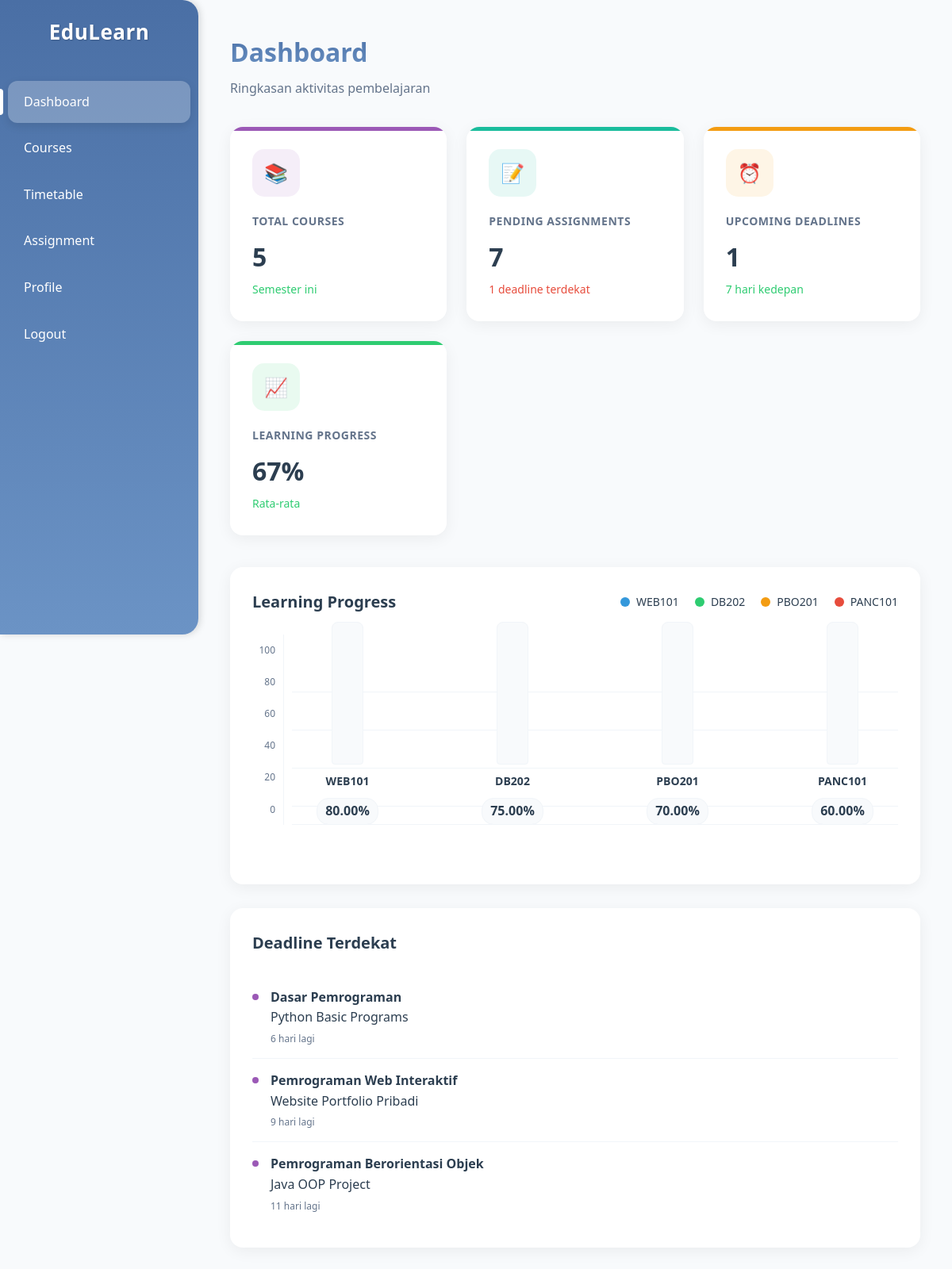
The page /student/dashboard.php (signed in) on the database its author committed.
### tables this page shows
CREATE TABLE enrollments (
    enrollment_id INT AUTO_INCREMENT PRIMARY KEY,
    user_id INT NOT NULL,
    mk_id INT NOT NULL,
    tahun_ajaran VARCHAR(20) NOT NULL,
    progress DECIMAL(5,2) DEFAULT 0.00,
    enrolled_at TIMESTAMP DEFAULT CURRENT_TIMESTAMP,
    FOREIGN KEY (user_id) REFERENCES users(user_id) ON DELETE CASCADE,
    FOREIGN KEY (mk_id) REFERENCES mata_kuliah(mk_id) ON DELETE CASCADE,
    UNIQUE KEY unique_enrollment (user_id, mk_id, tahun_ajaran),
    INDEX idx_user (user_id),
    INDEX idx_mk (mk_id)
);

CREATE TABLE mata_kuliah (
    mk_id INT AUTO_INCREMENT PRIMARY KEY,
    kode_mk VARCHAR(20) UNIQUE NOT NULL,
    nama_mk VARCHAR(100) NOT NULL,
    deskripsi TEXT,
    sks INT NOT NULL,
    semester INT NOT NULL,
    dosen_id INT,
    status ENUM('aktif', 'draft', 'arsip') DEFAULT 'aktif',
    created_at TIMESTAMP DEFAULT CURRENT_TIMESTAMP,
    updated_at TIMESTAMP DEFAULT CURRENT_TIMESTAMP ON UPDATE CURRENT_TIMESTAMP,
    FOREIGN KEY (dosen_id) REFERENCES dosen(dosen_id) ON DELETE SET NULL,
    INDEX idx_semester (semester),
    INDEX idx_status (status)
);

CREATE TABLE tugas (
    tugas_id INT AUTO_INCREMENT PRIMARY KEY,
    mk_id INT NOT NULL,
    judul VARCHAR(200) NOT NULL,
    deskripsi TEXT,
    deadline DATETIME NOT NULL,
    max_score INT DEFAULT 100,
    created_at TIMESTAMP DEFAULT CURRENT_TIMESTAMP,
    updated_at TIMESTAMP DEFAULT CURRENT_TIMESTAMP ON UPDATE CURRENT_TIMESTAMP,
    FOREIGN KEY (mk_id) REFERENCES mata_kuliah(mk_id) ON DELETE CASCADE,
    INDEX idx_deadline (deadline),
    INDEX idx_mk (mk_id)
);

### includes/functions.php (called while the page is built, shortened)
<?php
function escape_html($string) {
    return htmlspecialchars($string, ENT_QUOTES, 'UTF-8');
}
function time_difference($datetime) {
    $now = new DateTime();
    $target = new DateTime($datetime);
    $diff = $now->diff($target);
    if ($diff->invert) {
        if ($diff->days > 0) {
            return $diff->days . " hari yang lalu";
        } elseif ($diff->h > 0) {
            return $diff->h . " jam yang lalu";
        } else {
            return $diff->i . " menit yang lalu";
        }
    } else {
        if ($diff->days > 0) {
            return $diff->days . " hari lagi";
        } elseif ($diff->h > 0) {
            return $diff->h . " jam lagi";
        } else {
            return $diff->i . " menit lagi";
        }
    }
}

### student/dashboard.php (the view, shortened to what this page needs)
<?php
require_once '../includes/functions.php';
$db = getDB();
$user_id = get_user_info('user_id');
$stmt = $db->prepare("SELECT COUNT(*) as total FROM enrollments WHERE user_id = ?");
$stmt->execute([$user_id]);
$total_courses = $stmt->fetch()['total'];
$stmt = $db->prepare("
    SELECT COUNT(*) as total
    FROM tugas t
    INNER JOIN enrollments e ON t.mk_id = e.mk_id
    LEFT JOIN submissions s ON t.tugas_id = s.tugas_id AND s.user_id = ?
    WHERE e.user_id = ? AND s.submission_id IS NULL AND t.deadline > NOW()
");
$stmt->execute([$user_id, $user_id]);
$pending_assignments = $stmt->fetch()['total'];
$stmt = $db->prepare("
    SELECT COUNT(*) as total
    FROM tugas t
    INNER JOIN enrollments e ON t.mk_id = e.mk_id
    LEFT JOIN submissions s ON t.tugas_id = s.tugas_id AND s.user_id = ?
    WHERE e.user_id = ? AND s.submission_id IS NULL
    AND t.deadline BETWEEN NOW() AND DATE_ADD(NOW(), INTERVAL 7 DAY)
");
$stmt->execute([$user_id, $user_id]);
$upcoming_deadlines = $stmt->fetch()['total'];
$stmt = $db->prepare("SELECT AVG(progress) as avg_progress FROM enrollments WHERE user_id = ?");
$stmt->execute([$user_id]);
$avg_progress = round($stmt->fetch()['avg_progress'] ?? 0, 0);
$stmt = $db->prepare("
    SELECT mk.nama_mk, mk.kode_mk, e.progress
    FROM enrollments e
    INNER JOIN mata_kuliah mk ON e.mk_id = mk.mk_id
    WHERE e.user_id = ?
    ORDER BY e.progress DESC
    LIMIT 4
");
$stmt->execute([$user_id]);
$courses_progress = $stmt->fetchAll();
$stmt = $db->prepare("
    SELECT t.judul, t.deadline, mk.nama_mk, mk.kode_mk
    FROM tugas t
    INNER JOIN enrollments e ON t.mk_id = e.mk_id
    INNER JOIN mata_kuliah mk ON t.mk_id = mk.mk_id
    LEFT JOIN submissions s ON t.tugas_id = s.tugas_id AND s.user_id = ?
    WHERE e.user_id = ? AND s.submission_id IS NULL
    AND t.deadline > NOW()
    ORDER BY t.deadline ASC
    LIMIT 3
");
$stmt->execute([$user_id, $user_id]);
$upcoming_tasks = $stmt->fetchAll();
?>
<!DOCTYPE html>
<html lang="id">
<head>
    <link rel="stylesheet" href="../assets/css/dashboard.css">
</head>
<body>
<div class="container">
    <aside class="sidebar">
        <div class="sidebar-header">
            <h1>EduLearn</h1>
        </div>
        <ul class="sidebar-nav">
            <li class="active"><a href="dashboard.php">Dashboard</a></li>
            <li><a href="courses.php">Courses</a></li>
            <li><a href="timetable.php">Timetable</a></li>
            <li><a href="assignments.php">Assignment</a></li>
            <li><a href="profile.php">Profile</a></li>
            <li><a href="../auth/logout.php">Logout</a></li>
        </ul>
    </aside>
    <main class="main-content">
        <div class="dashboard-header">
            <h1>Dashboard</h1>
            <p>Ringkasan aktivitas pembelajaran</p>
        </div>
        <div class="stats-grid">
            <div class="stat-card courses">
                <div class="stat-icon">
                    📚
                </div>
                <div class="stat-content">
                    <h3>TOTAL COURSES</h3>
                    <div class="stat-value"><?= $total_courses ?></div>
                    <div class="stat-change positive">Semester ini</div>
                </div>
            </div>
            <div class="stat-card assignments">
                <div class="stat-icon">
                    📝
                </div>
                <div class="stat-content">
                    <h3>PENDING ASSIGNMENTS</h3>
                    <div class="stat-value"><?= $pending_assignments ?></div>
                    <div class="stat-change <?= $upcoming_deadlines > 0 ? 'negative' : 'positive' ?>">
                        <?= $upcoming_deadlines ?> deadline terdekat
                    </div>
                </div>
            </div>
            <div class="stat-card deadlines">
                <div class="stat-icon">
                    ⏰
                </div>
                <div class="stat-content">
                    <h3>UPCOMING DEADLINES</h3>
                    <div class="stat-value"><?= $upcoming_deadlines ?></div>
                    <div class="stat-change positive">7 hari kedepan</div>
                </div>
            </div>
            <div class="stat-card progress">
                <div class="stat-icon">
                    📈
                </div>
                <div class="stat-content">
                    <h3>LEARNING PROGRESS</h3>
                    <div class="stat-value"><?= $avg_progress ?>%</div>
                    <div class="stat-change positive">Rata-rata</div>
                </div>
            </div>
        </div>
        <div class="dashboard-grid">
            <div class="chart-container">
                <div class="chart-header">
                    <h3>Learning Progress</h3>
                    <div class="chart-legend">
                        <?php foreach ($courses_progress as $index => $course): ?>
                        <div class="legend-item">
                            <span class="legend-color" style="background: <?= ['#3498db', '#2ecc71', '#f39c12', '#e74c3c'][$index] ?? '#95a5a6' ?>"></span>
                            <span><?= escape_html($course['kode_mk']) ?></span>
                        </div>
                        <?php endforeach; ?>
                    </div>
                </div>
                <div class="chart-visual">
                    <div class="chart-y-axis">
                        <div class="y-axis-label">100</div>
                        <div class="y-axis-label">80</div>
                        <div class="y-axis-label">60</div>
                        <div class="y-axis-label">40</div>
                        <div class="y-axis-label">20</div>
                        <div class="y-axis-label">0</div>
                    </div>
                    <div class="grid-line"></div>
                    <div class="grid-line"></div>
                    <div class="grid-line"></div>
                    <div class="grid-line"></div>
                    <div class="grid-line"></div>
                    <div class="chart-bars">
                        <?php
                        foreach ($courses_progress as $index => $course):
                        ?>
                        <div class="chart-bar">
                            <div class="bar-container">
                            </div>
                            <div class="bar-label"><?= escape_html($course['kode_mk']) ?></div>
                            <div class="bar-value"><?= $course['progress'] ?>%</div>
                        </div>
                        <?php endforeach; ?>
                    </div>
                </div>
            </div>
            <div class="activity-container">
                <div class="notifications-card">
                    <h3>Deadline Terdekat</h3>
                    <ul class="notification-list">
                        <?php if (empty($upcoming_tasks)): ?>
                            <li class="notification-item">
                                <div class="notification-content">
                                    <div class="notification-text">Tidak ada tugas yang mendesak</div>
                                    <div class="notification-time">Selamat! 🎉</div>
                                </div>
                            </li>
                        <?php else: ?>
                            <?php foreach ($upcoming_tasks as $task): ?>
                            <li class="notification-item">
                                <div class="notification-badge <?= (strtotime($task['deadline']) - time() < 86400) ? 'urgent' : 'info' ?>"></div>
                                <div class="notification-content">
                                    <div class="notification-text">
                                        <strong><?= escape_html($task['nama_mk']) ?></strong><br>
                                        <?= escape_html($task['judul']) ?>
                                    </div>
                                    <div class="notification-time"><?= time_difference($task['deadline']) ?></div>
                                </div>
                            </li>
                            <?php endforeach; ?>
                        <?php endif; ?>
                    </ul>
                </div>
            </div>
        </div>
    </main>
</div>
</body>
</html>

### rows shown on the page
enrollments: mk.kode_mk "WEB101", progress "80.00"
enrollments: mk.kode_mk "DB202", progress "75.00"
enrollments: mk.kode_mk "PBO201", progress "70.00"
enrollments: mk.kode_mk "PANC101", progress "60.00"
tugas: mk.nama_mk "Dasar Pemrograman", judul "Python Basic Programs", deadline "6 hari lagi"
tugas: mk.nama_mk "Pemrograman Web Interaktif", judul "Website Portfolio Pribadi", deadline "9 hari lagi"
tugas: mk.nama_mk "Pemrograman Berorientasi Objek", judul "Java OOP Project", deadline "11 hari lagi"

### other values the page prints
$total_courses "5"
$pending_assignments "7"
$upcoming_deadlines "1"
$avg_progress "67"
